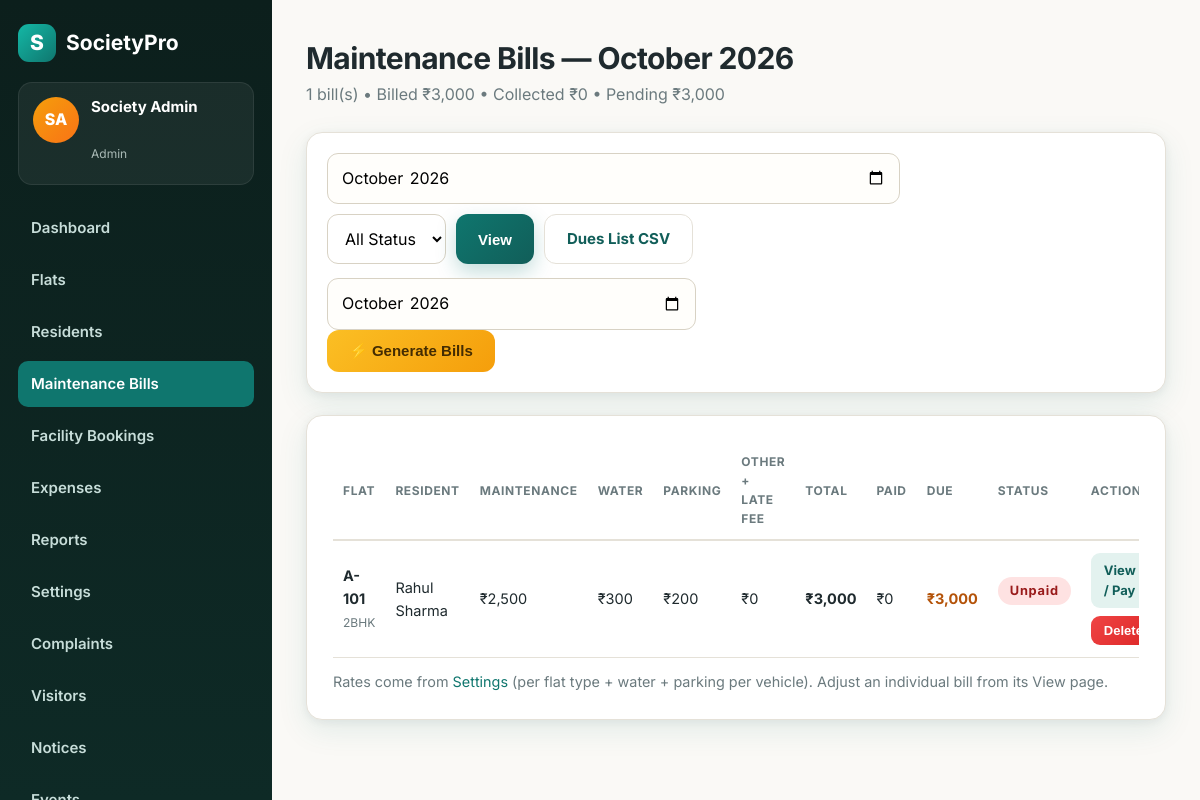
The page /bills.php (signed in) on the database its author committed.
### tables this page shows
CREATE TABLE IF NOT EXISTS `bills` (
  `id` int(11) NOT NULL AUTO_INCREMENT,
  `flat_id` int(11) NOT NULL,
  `bill_month` char(7) NOT NULL,
  `maintenance_charge` decimal(10,2) NOT NULL DEFAULT 0.00,
  `water_charge` decimal(10,2) NOT NULL DEFAULT 0.00,
  `parking_charge` decimal(10,2) NOT NULL DEFAULT 0.00,
  `other_charge` decimal(10,2) NOT NULL DEFAULT 0.00,
  `late_fee` decimal(10,2) NOT NULL DEFAULT 0.00,
  `total_amount` decimal(10,2) NOT NULL DEFAULT 0.00,
  `paid_amount` decimal(10,2) NOT NULL DEFAULT 0.00,
  `due_date` date NOT NULL,
  `status` enum('unpaid','partial','paid') NOT NULL DEFAULT 'unpaid',
  `created_at` datetime NOT NULL DEFAULT current_timestamp(),
  PRIMARY KEY (`id`),
  UNIQUE KEY `flat_month` (`flat_id`, `bill_month`),
  KEY `bill_month` (`bill_month`),
  CONSTRAINT `bill_flat_fk` FOREIGN KEY (`flat_id`) REFERENCES `flats` (`id`) ON DELETE CASCADE
);

CREATE TABLE IF NOT EXISTS `flats` (
  `id` int(11) NOT NULL AUTO_INCREMENT,
  `block_name` varchar(10) NOT NULL,
  `flat_no` varchar(10) NOT NULL,
  `floor_no` int(11) NOT NULL DEFAULT 0,
  `flat_type` enum('1BHK','2BHK','3BHK','4BHK') NOT NULL DEFAULT '2BHK',
  `area_sqft` int(11) DEFAULT NULL,
  `created_at` datetime NOT NULL DEFAULT current_timestamp(),
  PRIMARY KEY (`id`),
  UNIQUE KEY `block_flat` (`block_name`, `flat_no`)
);

### includes/functions.php (called while the page is built, shortened)
<?php
function e(?string $v): string { return htmlspecialchars((string)$v, ENT_QUOTES, 'UTF-8'); }
function inr(float $amount): string {
    $neg = $amount < 0;
    $amount = abs($amount);
    $parts = explode('.', number_format($amount, 2, '.', ''));
    $int = $parts[0];
    if (strlen($int) > 3) {
        $last3 = substr($int, -3);
        $rest = substr($int, 0, -3);
        $rest = preg_replace('/\B(?=(\d{2})+(?!\d))/', ',', $rest);
        $int = $rest . ',' . $last3;
    }
    $dec = ($parts[1] ?? '00') !== '00' ? '.' . $parts[1] : '';
    return ($neg ? '-₹' : '₹') . $int . $dec;
}

### bills.php (the view, shortened to what this page needs)
<?php
require_once __DIR__ . '/includes/functions.php';
$db = db();
$month = preg_match('/^\d{4}-\d{2}$/', $_GET['month'] ?? '') ? $_GET['month'] : date('Y-m');
$where = ' WHERE b.bill_month = ?';
$params = [$month];
$stmt = $db->prepare("SELECT b.*, f.block_name, f.flat_no, f.flat_type,
    (SELECT u.name FROM users u WHERE u.flat_id = b.flat_id AND u.role = 'resident' AND u.is_active = 1 ORDER BY u.id LIMIT 1) AS res_name
    FROM bills b JOIN flats f ON f.id = b.flat_id $where ORDER BY f.block_name, CAST(f.flat_no AS UNSIGNED)");
$stmt->execute($params);
$bills = $stmt->fetchAll();
$sumStmt = $db->prepare('SELECT COALESCE(SUM(total_amount),0) AS billed, COALESCE(SUM(paid_amount),0) AS collected, COUNT(*) AS cnt FROM bills WHERE bill_month = ?');
$sumStmt->execute([$month]);
$sum = $sumStmt->fetch();
require_once __DIR__ . '/includes/header.php';
?>
<div class="page-head"><h1>Maintenance Bills — <?= e(date('F Y', strtotime($month . '-01'))) ?></h1><p><?= (int)$sum['cnt'] ?> bill(s) &bull; Billed <?= e(inr((float)$sum['billed'])) ?> &bull; Collected <?= e(inr((float)$sum['collected'])) ?> &bull; Pending <?= e(inr((float)$sum['billed'] - (float)$sum['collected'])) ?></p></div>
<div class="filter-card" style="display:flex;gap:14px;flex-wrap:wrap;justify-content:space-between">
  <form method="get" style="display:flex;gap:10px;flex-wrap:wrap">
    <input type="month" name="month" value="<?= e($month) ?>" style="padding:11px 13px;border:1.5px solid #D8D2C4;border-radius:11px;font:inherit">
    <select name="status" style="width:auto">
      <option value="">All Status</option>
    </select>
    <button class="btn" type="submit">View</button>
    <a class="btn btn-light" href="export-dues.php">Dues List CSV</a>
  </form>
  <form method="post" data-confirm="Generate bills for the selected month for all flats that don't have one yet?">
    <input type="month" name="gen_month" value="<?= e($month) ?>" style="padding:11px 13px;border:1.5px solid #D8D2C4;border-radius:11px;font:inherit">
    <button class="btn btn-amber" type="submit" name="generate" value="1">⚡ Generate Bills</button>
  </form>
</div>
<div class="card">
  <div class="table-wrap"><table>
    <tr><th>Flat</th><th>Resident</th><th>Maintenance</th><th>Water</th><th>Parking</th><th>Other + Late Fee</th><th>Total</th><th>Paid</th><th>Due</th><th>Status</th><th>Actions</th></tr>
    <?php foreach ($bills as $b): $due = (float)$b['total_amount'] - (float)$b['paid_amount']; ?>
    <tr>
      <td><strong><?= e($b['block_name'] . '-' . $b['flat_no']) ?></strong><br><small style="color:var(--muted)"><?= e($b['flat_type']) ?></small></td>
      <td><?= e($b['res_name'] ?: '—') ?></td>
      <td><?= e(inr((float)$b['maintenance_charge'])) ?></td>
      <td><?= e(inr((float)$b['water_charge'])) ?></td>
      <td><?= e(inr((float)$b['parking_charge'])) ?></td>
      <td><?= e(inr((float)$b['other_charge'] + (float)$b['late_fee'])) ?></td>
      <td><strong><?= e(inr((float)$b['total_amount'])) ?></strong></td>
      <td><?= e(inr((float)$b['paid_amount'])) ?></td>
      <td><strong style="color:<?= $due > 0 ? '#B45309' : '#166534' ?>"><?= e(inr($due)) ?></strong></td>
      <td><span class="pill pill-<?= e($b['status']) ?>"><?= e($b['status']) ?></span></td>
      <td><div class="actions">
        <a class="btn btn-sm btn-view" href="bill-view.php?id=<?= (int)$b['id'] ?>">View / Pay</a>
        <form method="post" data-confirm="Delete this bill? Only possible if no payment is recorded.">
          <button class="btn btn-sm btn-danger" type="submit">Delete</button>
        </form>
      </div></td>
    </tr>
    <?php endforeach; ?>
  </table></div>
  <p style="margin-top:12px;color:var(--muted);font-size:.9rem">Rates come from <a href="settings.php">Settings</a> (per flat type + water + parking per vehicle). Adjust an individual bill from its View page.</p>
</div>
<?php require_once __DIR__ . '/includes/footer.php'; ?>

### assets/css/style.css (style rules this page uses)
:root { --paper:#FAF9F6; --card:#FFFFFF; --ink:#1F2A2E; --muted:#6B7A7E; --teal:#0F766E; --teal-dark:#115E59; --teal-soft:#E3F2EF; --amber:#F59E0B; --line:#E5E1D8; --danger:#DC2626; --success:#15803D; --radius:16px; --shadow:0 10px 30px rgba(15,118,110,.10), 0 2px 8px rgba(31,42,46,.06); }
* { margin:0;padding:0;box-sizing:border-box }
body { font-family:'Inter',system-ui,-apple-system,Segoe UI,Roboto,sans-serif;background:var(--paper);color:var(--ink);line-height:1.6 }
a { color:var(--teal);text-decoration:none }
.btn { display:inline-flex;align-items:center;justify-content:center;gap:8px;background:linear-gradient(135deg,var(--teal),var(--teal-dark));color:#fff!important;border:none;padding:12px 22px;border-radius:12px;font-weight:700;font-size:15px;cursor:pointer;box-shadow:0 8px 20px rgba(15,118,110,.25);transition:.2s;text-decoration:none!important }
.btn-light { background:#fff;color:var(--teal-dark)!important;box-shadow:none;border:1px solid var(--line) }
.btn-danger { background:linear-gradient(135deg,#EF4444,var(--danger));box-shadow:none }
.btn-sm { padding:7px 13px;font-size:13px;border-radius:9px }
.btn-amber { background:linear-gradient(135deg,#FBBF24,var(--amber));color:#442C02!important;box-shadow:none }
.pill { display:inline-block;background:var(--teal-soft);color:var(--teal-dark);font-weight:700;font-size:12px;letter-spacing:.06em;text-transform:uppercase;padding:6px 12px;border-radius:999px;margin-bottom:16px }
input,select { width:100%;padding:12px 14px;border:1.5px solid var(--line);border-radius:11px;font-size:15px;font-family:inherit;background:#FFFEFB;transition:.15s }
.page-head { margin-bottom:24px }
.page-head h1 { font-size:30px;letter-spacing:-.6px }
.page-head p { color:var(--muted) }
.card { background:var(--card);border:1px solid var(--line);border-radius:var(--radius);box-shadow:var(--shadow);padding:26px;margin-bottom:22px }
table { width:100%;border-collapse:collapse;font-size:14.5px }
th { text-align:left;color:var(--muted);font-size:12px;text-transform:uppercase;letter-spacing:.05em;padding:10px;border-bottom:2px solid var(--line) }
td { padding:12px 10px;border-bottom:1px solid var(--line);vertical-align:middle }
.table-wrap { overflow-x:auto }
.actions { display:flex;gap:8px;flex-wrap:wrap }
.filter-card { background:var(--card);border:1px solid var(--line);border-radius:var(--radius);box-shadow:var(--shadow);padding:20px;margin-bottom:22px }
.btn-view { background:var(--teal-soft);color:var(--teal-dark)!important;box-shadow:none }
.pill { display:inline-block;padding:4px 12px;border-radius:999px;font-size:.8rem;font-weight:700;text-transform:capitalize }
.pill-unpaid { background:#FEE2E2;color:#991B1B }
select,textarea { width:100%;padding:11px 13px;border:1.5px solid #D8D2C4;border-radius:11px;font:inherit;background:#fff }
td form { display:inline }

### rows shown on the page
bills: flat.flat_no "A-101", flat.flat_type "2BHK", res_name "Rahul Sharma", maintenance_charge "₹2,500", water_charge "₹300", parking_charge "₹200", inr((float)$b['other_charge'] + (float)$b['late_fee']) "₹0", total_amount "₹3,000", paid_amount "₹0", inr($due) "₹3,000", status "Unpaid"

### other values the page prints
initials($u['name']) "SA"
$u['name'] "Society Admin"
$u['role'] "Admin"
date('F Y', strtotime($month . '-01')) "October 2026"
$sum['cnt'] "1"
inr((float)$sum['billed']) "₹3,000"
inr((float)$sum['collected']) "₹0"
inr((float)$sum['billed'] - (float)$sum['collected']) "₹3,000"
